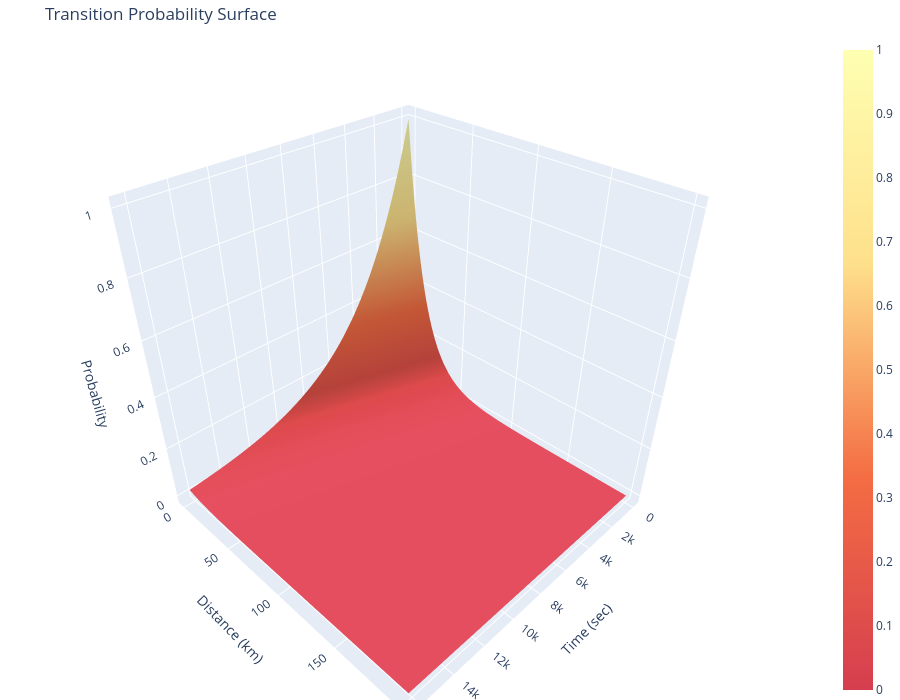

This figure's notebook cell:
### Markdown cell above
### __Plot distribution of AIS and RF observations__

### Code cell
plot_AIS_RF_distribution()

### Figure 1 — Plotly figure (JSON) as saved in the notebook; plotly's stock layout.template omitted (floating-point values rounded to 4 significant figures; data arrays with more than 128 entries replaced by an {"elided": "..."} marker saying what was removed)
{"data": [{"colorscale": [[0, "#d53e4f"], [0.3333, "#f46d43"], [0.6667, "#fee08b"], [1, "#feffb2"]], "showscale": true, "type": "surface", "x": {"elided": "100x100 float values"}, "y": {"elided": "100x100 float values"}, "z": {"elided": "100x100 float values"}}], "layout": {"height": 700, "margin": {"b": 0, "l": 0, "r": 0, "t": 40}, "scene": {"xaxis": {"title": {"text": "Time (sec)"}}, "yaxis": {"title": {"text": "Distance (km)"}}, "zaxis": {"title": {"text": "Probability"}}}, "title": {"text": "Transition Probability Surface"}, "width": 900}}
